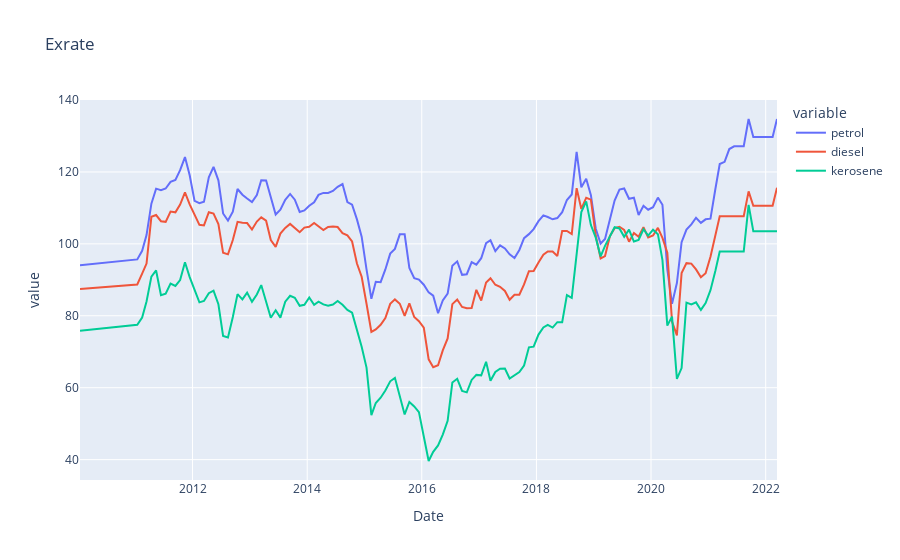

The notebook cell saved with this chart:
### Code cell
# plotly
px.line(dt,x = "Date",y =["petrol","diesel","kerosene"],title = "Exrate")

### Figure 1 — Plotly figure (JSON) as saved in the notebook; plotly's stock layout.template omitted (floating-point values rounded to 4 significant figures; data arrays with more than 128 entries replaced by an {"elided": "..."} marker saying what was removed)
{"data": [{"hovertemplate": "variable=petrol<br>Date=%{x}<br>value=%{y}<extra></extra>", "legendgroup": "petrol", "line": {"color": "#636efa", "dash": "solid"}, "marker": {"symbol": "circle"}, "mode": "lines", "name": "petrol", "orientation": "v", "showlegend": true, "type": "scatter", "x": {"elided": "136 str values"}, "xaxis": "x", "y": {"elided": "136 float values"}, "yaxis": "y"}, {"hovertemplate": "variable=diesel<br>Date=%{x}<br>value=%{y}<extra></extra>", "legendgroup": "diesel", "line": {"color": "#EF553B", "dash": "solid"}, "marker": {"symbol": "circle"}, "mode": "lines", "name": "diesel", "orientation": "v", "showlegend": true, "type": "scatter", "x": {"elided": "136 str values"}, "xaxis": "x", "y": {"elided": "136 float values"}, "yaxis": "y"}, {"hovertemplate": "variable=kerosene<br>Date=%{x}<br>value=%{y}<extra></extra>", "legendgroup": "kerosene", "line": {"color": "#00cc96", "dash": "solid"}, "marker": {"symbol": "circle"}, "mode": "lines", "name": "kerosene", "orientation": "v", "showlegend": true, "type": "scatter", "x": {"elided": "136 str values"}, "xaxis": "x", "y": {"elided": "136 float values"}, "yaxis": "y"}], "layout": {"legend": {"title": {"text": "variable"}, "tracegroupgap": 0}, "title": {"text": "Exrate"}, "xaxis": {"anchor": "y", "domain": [0, 1], "title": {"text": "Date"}}, "yaxis": {"anchor": "x", "domain": [0, 1], "title": {"text": "value"}}}}
